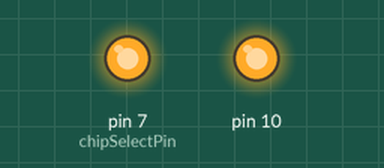
Recording of a sketch running on a simulated Arduino Uno, built with avr-gcc and run on an emulated ATmega328P. Parts: output pins drawn as LEDs (lit = HIGH). What the sketch prints to the serial monitor is not drawn.

Above: at 0.1 s.
Timing chart, 0 to 1.6 s (numbered marks = the images above):
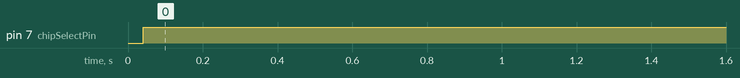

Measured:
- by itself, pin 7 (chipSelectPin): LOW → HIGH at 0.04 s

The sketch:

Olimexino-328_ADS1220_Weight_measure.ino
```cpp
/*********************************************************************************************************
 Sample demo software for Olimexino-328 rev.C with weight sensor (SNS-WS50KG)
 and BB-ADS1220 module connected to the SPI pins of the UEXT.
 In order to work properly the pins must be connected as shown below.
 The project is tested with Arduino IDE 1.6.5.

 Note: On this illustration:
 - the asterisk sign (*) means there is a junction between the crossed lines.
 - the plus sign (+) means the crossed lines ARE NOT CONNECTED!


Weight sensor               BB-ADS1220                          Olimexino-328
SNS-WS50KG                                                         (UEXT)
                                                              pin   UEXT   arduino
                                                              fun    pin     pin
white ----*---------*----------------------------------|
          |         |                                  |
          |         |  |------------------|            |
          |     |---+--|AVSS           VDD|------------*----  3.3V    1
        1Kohm   |   |  |                  |
          |     |   *--|IN0          ~DRDY|
          |     |   |  |                  |
          *-----+---+--|IN 1           ~CS|-----------------  ~CS    10     (D7)
          |     |   |  |                  |
red   ----+-----+---+--|IN 2           CLK|-----------------  SCK     9     (D13)
          |     |   |  |                  |
        1Kohm   *---+--|IN 3           DIN|-----------------  MOSI    8     (D11)
          |     |   |  |                  |
black ----*-----|   |--|AVDD          DOUT|-----------------  MISO    7     (D12)
          |            |                  |
          |            |REFP0          GND|-----------------  GND     2
         GND           |                  |
                       |REFN0         AVSS|
                       |------------------|


If connected properly when you program the Olimexino board with this software,
on the Serial monitor you will see received data from the ADS1220 with interval
determined by the macro INTERVAL (in milliseconds).
The three bytes of data will be shown on different lines.

You can find detailed information about the ADS1220 module on the datasheet provided on our website:
https://www.olimex.com/Products/Breadboarding/BB-ADS1220/resources/ads1220.pdf

Date:  2015/12/10
*********************************************************************************************************/

#include <SPI.h>
#include <String.h>

const int chipSelectPin = 7;

#define CS_OUT()  pinMode(chipSelectPin, OUTPUT)
#define CS(Val)   digitalWrite (chipSelectPin, Val)

#define INTERVAL  1000  // ms
#define RECEIVED_BYTES  3
unsigned char Data[RECEIVED_BYTES], i;
char Buff[20];

void setup()
{
  Serial.begin(9600);

  // start the SPI library:
  SPI.begin();
  // configure the SPI - ADS1220 module works ONLY in SPI_MODE1! (datasheet page 33)
  SPI.beginTransaction(SPISettings(4000000, MSBFIRST, SPI_MODE1));

  // initalize the chip select pins:
  CS_OUT();
  CS(HIGH);

  // initialize the module in resistive bridge management mode
  CS(LOW);
  SPI.transfer(0x43); // trigger write to registers command, from address 0, 4 (3+1) bytes - datasheet page 35, table 14
  // Resistive bridge management mode - datasheet page 57, table 26 (values and description of the values)
  // set the four registers (pages 38-42)
  SPI.transfer(0x3E); // register 0x00
  SPI.transfer(0x04); // register 0x01
  SPI.transfer(0x98); // register 0x02
  SPI.transfer(0x00); // register 0x03
  CS(HIGH);
}

void loop()
{
  // start conversion
  CS(LOW);
  SPI.transfer(0x08); // trigger start conversion, datasheet page 35
  CS(HIGH);

  // read data
  CS(LOW);
  SPI.transfer(0x10); // trigger read data command, datasheet page 35
  for (i=0; i<RECEIVED_BYTES; i++)
    Data[i] = SPI.transfer(0);
  CS(HIGH);

  // print data
  for (i=0; i<RECEIVED_BYTES; i++)
  {
    sprintf (Buff, "Byte[%d] = %d\n", i, Data[i]);
    Serial.print (Buff);
  }
  Serial.println ();

  // few milliseconds delay before next reading
  delay (INTERVAL);
}
```
